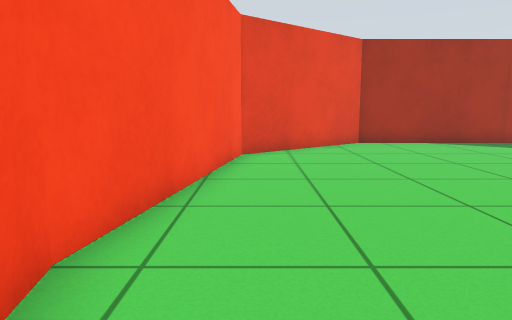
view 1 (above)

12 first-person views from a walk through a Gazebo world. The camera is 0.68 m above the floor, tilts 8° down and sees 70° across. The floor is counted in squares, 0.5 m on a side. Each view is taken from the middle of a square. On the plan, view 1 faces up. The plan holds only what a view shows up to about 15 squares ahead; the rest is blank.

view 2
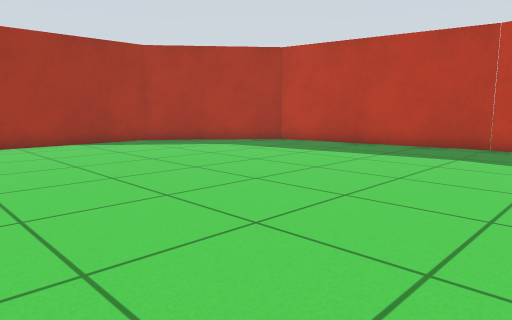

view 3
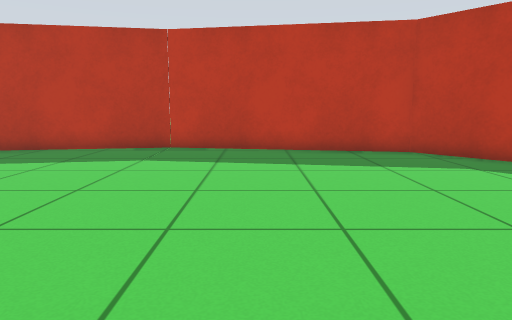

view 4
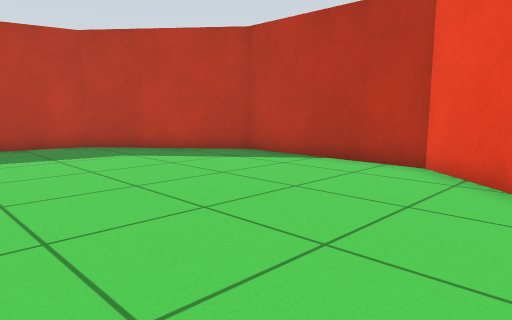

view 5
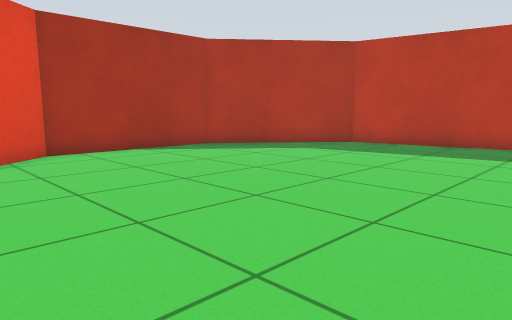

view 6
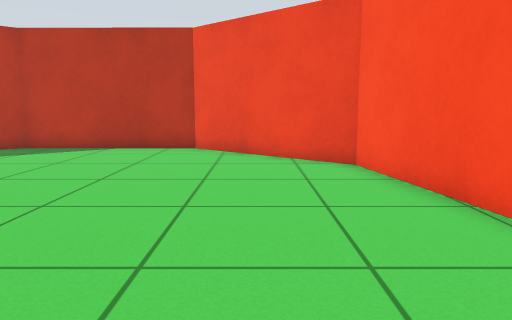

view 7
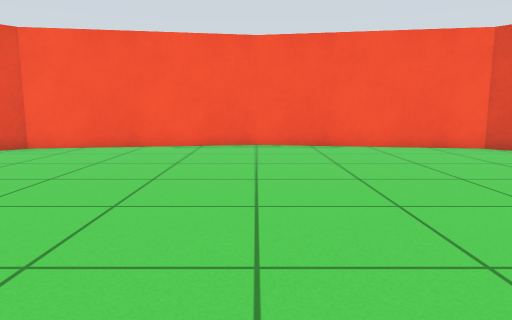

view 8
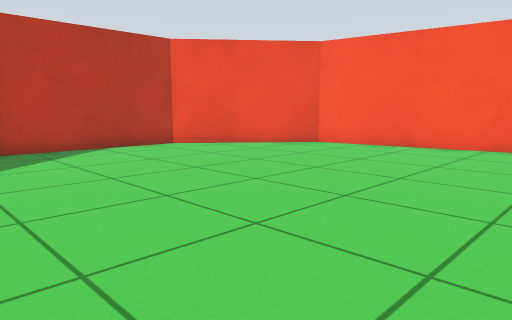

view 9
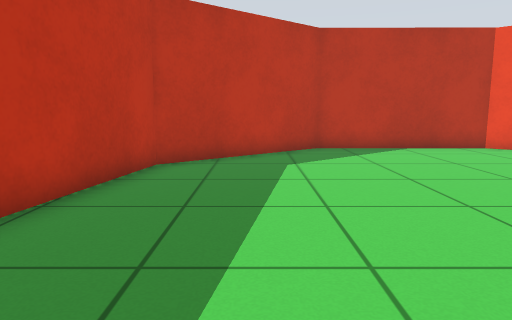

view 10
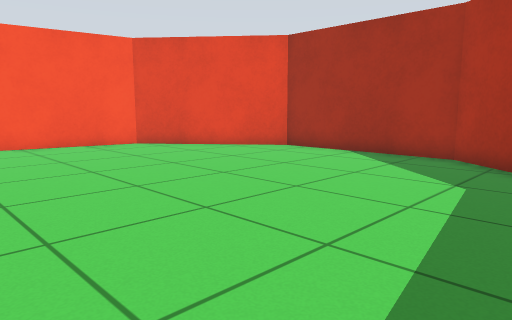

view 11
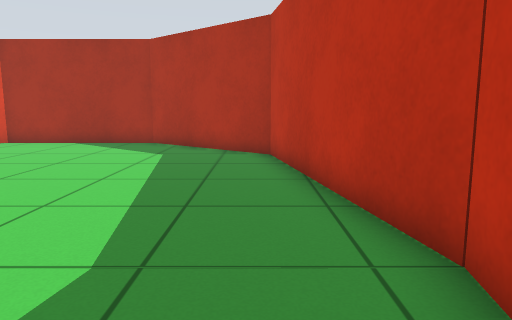

view 12
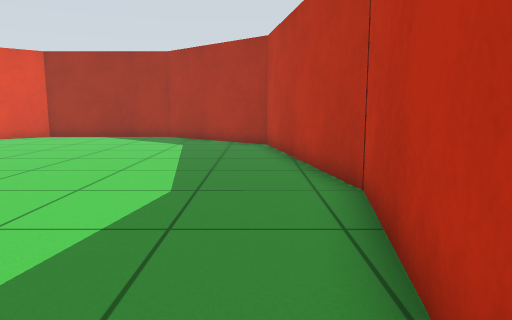

### Floor plan
Points are (right, up) in squares from view 1. A wall is a line through its corners. A room is listed if a view was taken in it or the views show most of it. See-through windows are left out.
Room 1 (views 1, 2, 3, 4, 5, 6, 7, 8, 9, 10, 11, 12)
walls: (-1.8, 3) (-0.4, -4.8) (4.1, -8.6) (9.9, -8.6) (14.4, -4.8) (15.8, 3) (14.4, 10.8) (9.9, 14.6) (4.1, 14.6) (-0.4, 10.8) (-1.8, 3)

Where each view was taken, in squares from view 1:
view 1: 0 up, 0 right, facing up
view 2: 0 up, 2 right, facing up-right
view 3: 0 up, 3 right, facing right
view 4: 0 up, 1 right, facing down-right
view 5: 3 up, 1 right, facing up-right
view 6: 4 up, 2 right, facing down
view 7: 3 up, 12 right, facing left
view 8: 4 up, 12 right, facing down-left
view 9: 4 up, 12 right, facing down
view 10: 4 up, 13 right, facing up-left
view 11: 0 up, 14 right, facing up
view 12: 3 down, 14 right, facing up
